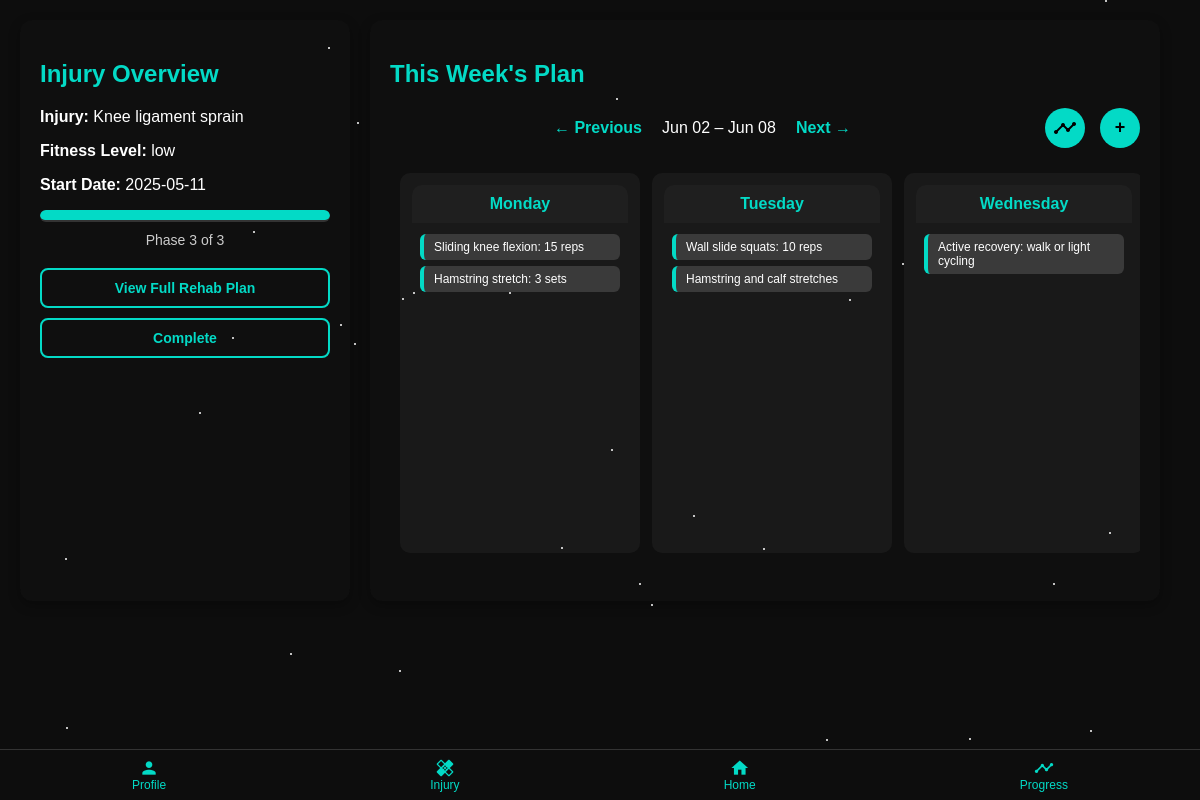
The page /home?week_offset=-4 (signed in) on the database its author committed.
### tables this page shows
CREATE TABLE user_events (
            id INTEGER PRIMARY KEY AUTOINCREMENT,
            user_id INTEGER NOT NULL,
            title TEXT NOT NULL,
            date TEXT NOT NULL, completed INTEGER DEFAULT 0, start DATETIME, end DATETIME, repeat_type TEXT,
            FOREIGN KEY (user_id) REFERENCES users(id)
        );

### app.py (the view)
@app.route("/home")
def home():
    user_id = session.get('user_id')
    if not user_id:
        return redirect(url_for('auth.login'))
    user_injury = get_user_injury(user_id)
    if not user_injury:
        return render_template("home_page.html",
                               injuries=get_distinct_injury_types(),
                               user_injury=None)
    injury_type, fitness_level, doctor_confirmed, rehab_start_date = user_injury
    rehab_start = datetime.strptime(rehab_start_date, "%Y-%m-%d").date()
    today = datetime.today().date()
    week_offset = request.args.get("week_offset", 0, type=int)
    monday = today - timedelta(days=today.weekday()) + timedelta(weeks=week_offset)
    week_dates = [monday + timedelta(days=i) for i in range(7)]
    week_range = f"{week_dates[0].strftime('%b %d')} – {week_dates[-1].strftime('%b %d')}"
    current_date = datetime.today().strftime('%Y-%m-%d')
    with connect_user_db() as conn:
        cursor = conn.cursor()
        cursor.execute('''
            SELECT title, completed
            FROM user_events
            WHERE user_id = ? AND date = ?
        ''', (user_id, today.strftime('%Y-%m-%d')))
        today_tasks = [{"title": row[0], "completed": bool(row[1])} for row in cursor.fetchall()]
        week = []
        for date in week_dates:
            cursor.execute('''
                SELECT id, title, start, end, completed
                FROM user_events
                WHERE user_id = ? AND date = ?
            ''', (user_id, date.strftime('%Y-%m-%d')))
            events = [{
                "id": row[0],
                "title": row[1],
                "start": row[2],
                "end": row[3],
                "completed": bool(row[4])
            } for row in cursor.fetchall()]
            week.append({
                "name": date.strftime("%A"),
                "date": date.strftime("%Y-%m-%d"),
                "events": events
            })
    current_phase, _, total_phases = get_current_rehab_phase(user_id)
    progress_percent = round((current_phase / total_phases) * 100, 1) if current_phase and total_phases else 0
    return render_template("home_page.html",
                           injury_type=injury_type,
                           fitness_level=fitness_level,
                           rehab_start_date=rehab_start_date,
                           current_phase=current_phase,
                           total_phases=total_phases,
                           progress_percent=progress_percent,
                           today_tasks=today_tasks,
                           week=week,
                           week_range=week_range,
                           week_offset=week_offset,
                           user_injury=user_injury,
                           current_date=current_date)

### database.py (called while the page is built)
def create_connection_injuries():
    return sqlite3.connect(DB_PATH_INJURIES)

def connect_user_db():
    return sqlite3.connect('instance/users.db')

def get_user_injury(user_id):
    with create_connection_injuries() as conn:
        cursor = conn.cursor()
        cursor.execute('''
            SELECT injury_type, fitness_level, doctor_confirmed, rehab_start_date
            FROM user_injuries
            WHERE user_id = ?
        ''', (user_id,))
        result = cursor.fetchone()
        if result:
            injury_type = result[0].strip() if result[0] else None
            fitness_level = result[1].strip() if result[1] else None
            return injury_type, fitness_level, result[2], result[3]
        return None

### templates/home_page.html (shortened to what this page needs)
<!DOCTYPE html>
<html lang="en-GB">
<head>
    <link rel="stylesheet" href="{{ url_for('static', filename='css/home_page.css') }}">
</head>
<body>
<div class="bottom-nav">
  <a href="/profile"><i class="material-icons">person</i><span>Profile</span></a>
  <a href="/injury"><i class="material-icons">healing</i><span>Injury</span></a>
  <a href="/home"><i class="material-icons">home</i><span>Home</span></a>
  <a href="/progress"><i class="material-icons">timeline</i><span>Progress</span></a>
</div>
{% if user_injury %}
<main class="main-container">
    <section class="todays-plan">
        <h2>Injury Overview</h2>
        <p><strong>Injury:</strong> {{ user_injury[0] }}</p>
        <p><strong>Fitness Level:</strong> {{ fitness_level }}</p>
        <p><strong>Start Date:</strong> {{ rehab_start_date }}</p>
        <div class="progress-bar">
            <div class="progress" id="progress-bar" data-current-phase="{{ current_phase }}" data-total-phases="{{ total_phases }}"></div>
        </div>
        <div class="phase-indicator">
            <span>Phase {{ current_phase if current_phase else 'N/A' }} of {{ total_phases if total_phases else 'N/A' }}</span>
        </div>
        <div class="rehab-actions">
            <form action="{{ url_for('show_recommendations') }}" method="GET">
                <button type="submit" class="rehab-btn">View Full Rehab Plan</button>
            </form>
            <form action="{{ url_for('complete_rehab') }}" method="POST">
                <button type="submit" class="rehab-btn">Complete</button>
            </form>
        </div>
    </section>
    <section class="weekly-calendar">
        <h2>This Week's Plan</h2>
        <div class="calendar-nav">
            <div class="calendar-nav-links">
            {% if week_offset is defined %}
                <a href="{{ url_for('home', week_offset=week_offset - 1) }}">← Previous</a>
                <span class="week-range">{{ week_range }}</span>
                <a href="{{ url_for('home', week_offset=week_offset + 1) }}">Next →</a>
            {% else %}
                <span class="week-range">{{ week_range }}</span>
            {% endif %}
        </div>
            <div class="calendar-nav-buttons">
                <button id="log-progress-btn" class="circle-btn">
                    <span class="material-icons">timeline</span>
                </button>
                <button id="add-event-btn" class="green-btn">+</button>
            </div>
        </div>
        <div class="week-grid">
            {% for day in week %}
            <div class="day-column{% if day.date|string == current_date %} today{% endif %}">
                <div class="day-header">{{ day.name }}</div>
                <div class="day-body">
                    {% if day.events %}
                        {% for event in day.events %}
                        <div class="event {% if event.completed %}completed{% endif %}"
                            data-id="{{ event.id }}"
                            data-title="{{ event.title }}"
                            data-start="{{ event.start }}"
                            data-end="{{ event.end }}"
                            data-completed="{{ event.completed | string | lower }}"
                            onclick="openEventModal(this)">
                        <div style="display: flex; justify-content: space-between; align-items: center;">
                            <span>
                                {% if event.completed %}
                                    <span class="checkmark">✓</span> {{ event.title }}
                                {% else %}
                                    {{ event.title }}
                                {% endif %}
                            </span>
                        </div>
                        </div>
                        {% endfor %}
                    {% else %}
                        <div class="event">Rest / No Task</div>
                    {% endif %}
                </div>
            </div>
            {% endfor %}
        </div>
<br>
    </section>
<br><br>
</main>
{% endif %}
<link href='https://cdn.jsdelivr.net/npm/fullcalendar@5.11.0/main.min.css' rel='stylesheet' />
</body>
</html>

### static/css/home_page.css (style rules this page uses)
html, body { height: auto; overflow-y: auto; }
body { font-family: Arial, sans-serif; background: #0d0d0d; color: #ffffff; margin: 0; padding: 0; }
.todays-plan { flex: 0 0 25%; background:rgba(29, 30, 30, 0.1); padding: 20px; border-radius: 12px; box-shadow: 0 4px 12px rgba(0,0,0,0.3); }
.main-container { display: flex; flex-direction: row; padding: 20px; gap: 20px; }
h2, h3, h4 { color: #03dac6; }
.progress-bar { background-color: #333; border-radius: 10px; height: 12px; width: 100%; overflow: hidden; margin: 10px 0; }
.progress { background-color: #03dac6; height: 10px; border-radius: 5px; transition: width 0.5s ease; }
.phase-indicator { text-align: center; font-size: 14px; margin-bottom: 20px; color: #ccc; }
.weekly-calendar { flex: 1; overflow-x: hidden; background:rgba(29, 30, 30, 0.1); padding: 20px; border-radius: 12px; box-shadow: 0 4px 12px rgba(0,0,0,0.3); }
.calendar-nav { display: flex; justify-content: space-between; align-items: center; gap: 20px; margin-bottom: 15px; width: 100%; }
.calendar-nav-links { display: flex; align-items: center; gap: 10px; flex-grow: 1; justify-content: center; }
.calendar-nav-buttons { display: flex; align-items: center; margin-left: 10px; }
#add-event-btn { width: auto; }
.calendar-nav a { color: #03dac6; font-weight: bold; text-decoration: none; padding: 5px 10px; border-radius: 5px; transition: background 0.3s; }
.rehab-actions button { position: relative; z-index: 10; }
.week-range { font-size: 16px; color: white; }
.week-grid { display: flex; overflow-x: auto; overflow-y: hidden; scroll-snap-type: x mandatory; -webkit-overflow-scrolling: touch; gap: 12px; padding: 10px; margin: 0 auto; max-width: 100%; scroll-padding: 10px; scrollbar-width: none; }
.day-column { flex: 0 0 240px; scroll-snap-align: start; background: rgba(120, 122, 122, 0.1); border-radius: 10px; display: flex; flex-direction: column; height: 380px; padding: 12px; box-sizing: border-box; transition: transform 0.2s ease; }
.day-header { font-weight: bold; text-align: center; padding: 10px 0; background: #1f1f1f; color: #03dac6; border-top-left-radius: 10px; border-top-right-radius: 10px; }
.day-body { padding: 5px 8px; overflow-y: auto; flex-grow: 1; }
.event { background: #3a3a3a; margin: 6px 0; padding: 6px 10px; border-radius: 6px; font-size: 12px; border-left: 4px solid #03dac6; }
.green-btn { background-color: #03dac6; color: #000; padding: 10px 16px; border: none; border-radius: 6px; font-weight: bold; margin-top: 15px; cursor: pointer; width: 100%; }
#add-event-btn, .circle-btn { background-color: #03dac6; color: black; font-weight: bold; border: none; border-radius: 50%; cursor: pointer; font-size: 18px; display: flex; justify-content: center; align-items: center; width: 40px; height: 40px; }
#add-event-btn { padding: 0; margin-top: 0; }
.circle-btn { padding: 0; }
.calendar-nav-buttons { display: flex; align-items: center; gap: 15px; margin-left: 10px; }
.bottom-nav { position: fixed; bottom: 0; width: 100%; background-color: #0d0d0d; display: flex; justify-content: space-around; border-top: 1px solid #333; z-index: 1000; }
.bottom-nav a { display: flex; flex-direction: column; align-items: center; padding: 8px 0; color: #03dac6; text-decoration: none; font-size: 12px; }
.bottom-nav i { font-size: 20px; }
.rehab-btn { background-color: transparent; color: #03dac6; border: 2px solid #03dac6; padding: 10px 18px; border-radius: 8px; font-weight: bold; font-size: 14px; cursor: pointer; transition: background-color 0.3s ease, color 0.3s ease; display: block; width: 100%; margin-bottom: 10px; text-align: center; }

### rows shown on the page
user_events: title "Sliding knee flexion: 15 reps"
user_events: title "Hamstring stretch: 3 sets"
user_events: title "Wall slide squats: 10 reps"
user_events: title "Hamstring and calf stretches"
user_events: title "Active recovery: walk or light cycling"

### other values the page prints
{{ user_injury[0] }} "Knee ligament sprain"
{{ fitness_level }} "low"
{{ rehab_start_date }} "2025-05-11"
{{ current_phase if current_phase else 'N/A' }} "3"
{{ total_phases if total_phases else 'N/A' }} "3"
{{ week_range }} "Jun 02 – Jun 08"
{{ day.name }} "Monday" "Tuesday" "Wednesday"
